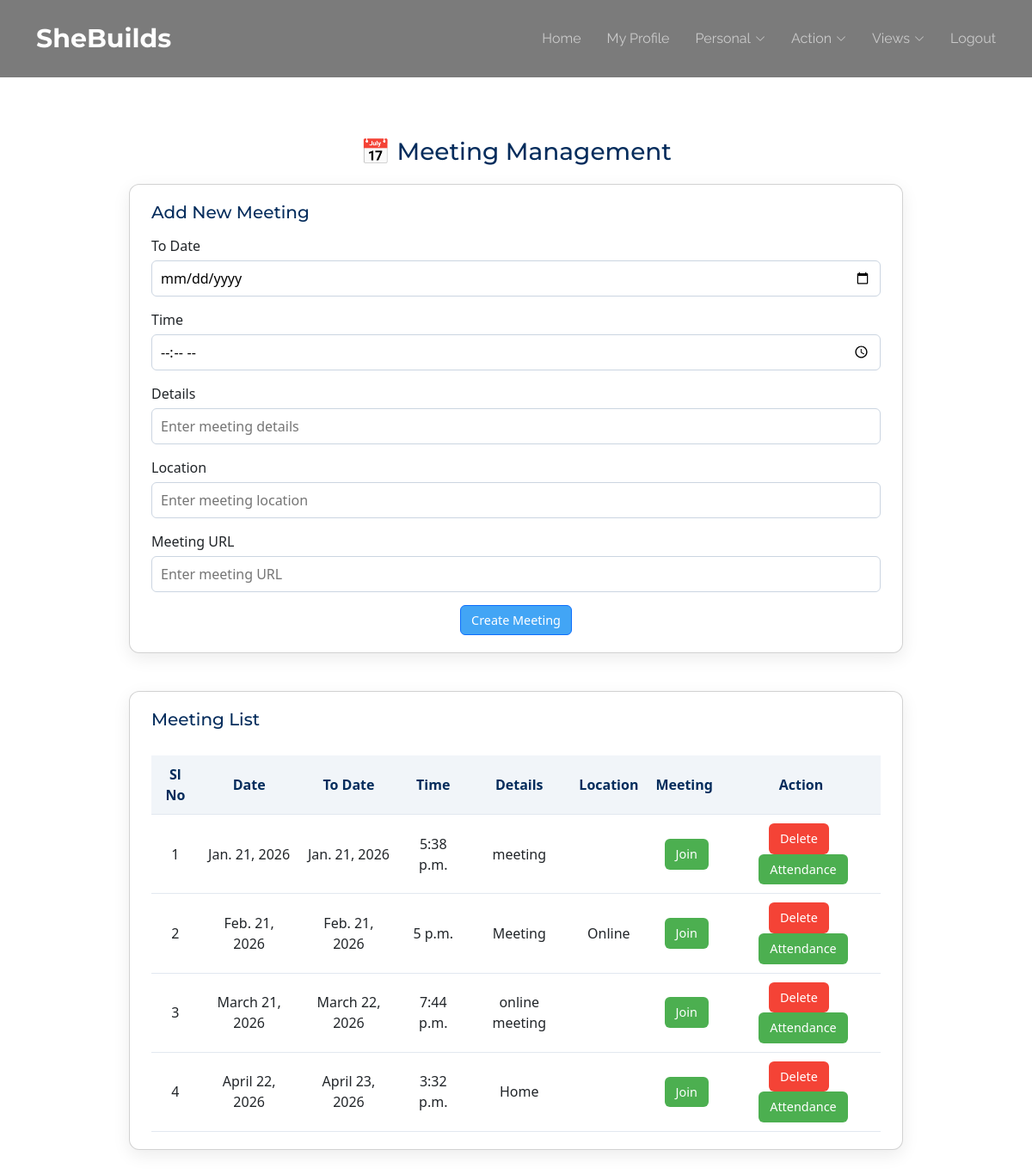
Page /Kudumbasree/Meeting/ (signed in) on the committed database.
### Kudumbasree/models.py (models this page shows)
class tbl_meeting(models.Model):
   meeting_details=models.CharField(max_length=30)
   meeting_date=models.DateField(auto_now_add=True)
   meeting_time=models.TimeField()
   meeting_todate=models.DateField()
   meeting_location=models.CharField(max_length=30)
   meeting_status=models.IntegerField(default=0)
   kudumbasree=models.ForeignKey(tbl_kudumbasree,on_delete=models.CASCADE)
   meeting_url=models.CharField(max_length=1000, null=True)

### Kudumbasree/views.py (the view)
# urls.py: path('Meeting/',views.Meeting,name='Meeting'),
def Meeting(request):
    kudu=tbl_kudumbasree.objects.get(id=request.session['kid'])
    meeting=tbl_meeting.objects.filter(kudumbasree=request.session['kid'])
    if request.method=="POST":
        details=request.POST.get('txt_details')
        time=request.POST.get('time')
        Todate=request.POST.get('todate')
        loc=request.POST.get('txt_loc')
        url=request.POST.get('txt_url')
        tbl_meeting.objects.create(meeting_details=details,kudumbasree=kudu,meeting_time=time,meeting_todate=Todate,meeting_location=loc,meeting_url=url)
        return render(request,'Kudumbasree/Meeting.html',{'msg':'Inserted'})
    else:
        return render(request,'Kudumbasree/Meeting.html',{'meeting':meeting})

### Kudumbasree/Templates/Kudumbasree/Meeting.html (shortened to what this page needs)
{% extends 'Kudumbasree/Header.html' %}
{% block content %}
<div class="page-container">
    <h3>📅 Meeting Management</h3>
    <div class="card profile-card">
        <h5>Add New Meeting</h5>
        <form action="" method="post">
            <div class="form-group">
                <label>To Date</label>
                <input type="date" name="todate" id="todate" required>
            </div>
            <div class="form-group">
                <label>Time</label>
                <input type="time" name="time" required>
            </div>
            <div class="form-group">
                <label>Details</label>
                <input type="text" name="txt_details" placeholder="Enter meeting details" required>
            </div>
            <div class="form-group">
                <label>Location</label>
                <input type="text" name="txt_loc" placeholder="Enter meeting location">
            </div>
            <div class="form-group">
                <label>Meeting URL</label>
                <input type="url" name="txt_url" placeholder="Enter meeting URL">
            </div>
            <div class="form-buttons">
                <button type="submit" class="btn btn-primary">Create Meeting</button>
            </div>
        </form>
    </div>
    <br>
    <div class="card profile-card">
        <h5>Meeting List</h5>
        <table class="styled-table">
            <thead>
                <tr>
                    <th>Sl No</th>
                    <th>Date</th>
                    <th>To Date</th>
                    <th>Time</th>
                    <th>Details</th>
                    <th>Location</th>
                    <th>Meeting</th>
                    <th>Action</th>
                </tr>
            </thead>
            <tbody>
                {% for i in meeting %}
                <tr>
                    <td>{{ forloop.counter }}</td>
                    <td>{{ i.meeting_date }}</td>
                    <td>{{ i.meeting_todate }}</td>
                    <td>{{ i.meeting_time }}</td>
                    <td>{{ i.meeting_details }}</td>
                    <td>{{ i.meeting_location }}</td>
                    <td>
                        {% if i.meeting_url %}
                            <a href="{{ i.meeting_url }}" target="_blank" class="btn btn-approve">Join</a>
                        {% else %}
                            N/A
                        {% endif %}
                    </td>
                    <td>
                        <a href="{% url 'Kudumbasree:deletemeeting' i.id %}" class="btn btn-reject">Delete</a>
                        <a href="{% url 'Kudumbasree:Attendance' i.id %}" class="btn btn-approve">Attendance</a>
                    </td>
                </tr>
                {% empty %}
                <tr>
                    <td colspan="8">No meetings added yet</td>
                </tr>
                {% endfor %}
            </tbody>
        </table>
    </div>
</div>
{% endblock content %}

### Guest/static/Main/assets/css/main.css (style rules this page uses)
:root { --default-font: "Roboto", system-ui, -apple-system, "Segoe UI", Roboto, "Helvetica Neue", Arial, "Noto Sans", "Liberation Sans", sans-serif, "Apple Color Emoji", "Segoe UI Emoji", "Segoe UI Symbol", "Noto Color Emoji"; --heading-font: "Montserrat", sans-serif; --nav-font: "Raleway", sans-serif; }
:root { --background-color: #ffffff; --default-color: #2b180d; --heading-color: #1b2f45; --accent-color: #56b8e6; --surface-color: #ffffff; --contrast-color: #ffffff; }
:root { --nav-color: rgba(255, 255, 255, 0.6); --nav-hover-color: #ffffff; --nav-mobile-background-color: #ffffff; --nav-dropdown-background-color: #ffffff; --nav-dropdown-color: #212529; --nav-dropdown-hover-color: #56b8e6; }
:root { scroll-behavior: smooth; }
body { color: var(--default-color); background-color: var(--background-color); font-family: var(--default-font); }
a { color: var(--accent-color); text-decoration: none; transition: 0.3s; }
h1, h2, h3, h4, h5, h6 { color: var(--heading-color); font-family: var(--heading-font); }

### Kudumbasree/Templates/Kudumbasree/Meeting.html (style rules this page uses)
.page-container { max-width: 900px; margin: 30px auto; font-family: 'Segoe UI', Tahoma, Geneva, Verdana, sans-serif; }
h3 { text-align: center; color: #042c5c; margin-bottom: 20px; }
.card.profile-card { background: #fff; padding: 20px 25px; margin-bottom: 20px; border-radius: 12px; box-shadow: 0 6px 20px rgba(0,0,0,0.08); }
h5 { color: #042c5c; margin-bottom: 15px; }
.form-group { margin-bottom: 15px; }
.form-group label { display: block; margin-bottom: 5px; font-weight: 500; }
.form-group input { width: 100%; padding: 8px 10px; border-radius: 6px; border: 1px solid #cbd5e1; outline: none; font-size: 1rem; }
.form-buttons { text-align: center; }
.btn { padding: 6px 12px; border-radius: 6px; font-size: 0.9rem; display: inline-flex; align-items: center; gap: 5px; text-decoration: none; color: #fff; cursor: pointer; }
.btn-primary { background-color: #42a5f5; }
.btn-approve { background-color: #4caf50; margin-left: 5px; }
.btn-reject { background-color: #f44336; margin-right: 5px; }
.styled-table { width: 100%; border-collapse: collapse; margin-top: 15px; }
.styled-table th, .styled-table td { padding: 10px; border-bottom: 1px solid #e2e8f0; text-align: center; }
.styled-table th { background-color: #f1f5f9; color: #042c5c; }

### rows in the picture
tbl_meeting: meeting_date "Jan. 21, 2026", meeting_todate "Jan. 21, 2026", meeting_time "5:38 p.m.", meeting_details "meeting"
tbl_meeting: meeting_date "Feb. 21, 2026", meeting_todate "Feb. 21, 2026", meeting_time "5 p.m.", meeting_details "Meeting", meeting_location "Online"
tbl_meeting: meeting_date "March 21, 2026", meeting_todate "March 22, 2026", meeting_time "7:44 p.m.", meeting_details "online meeting"
tbl_meeting: meeting_date "April 22, 2026", meeting_todate "April 23, 2026", meeting_time "3:32 p.m.", meeting_details "Home"
